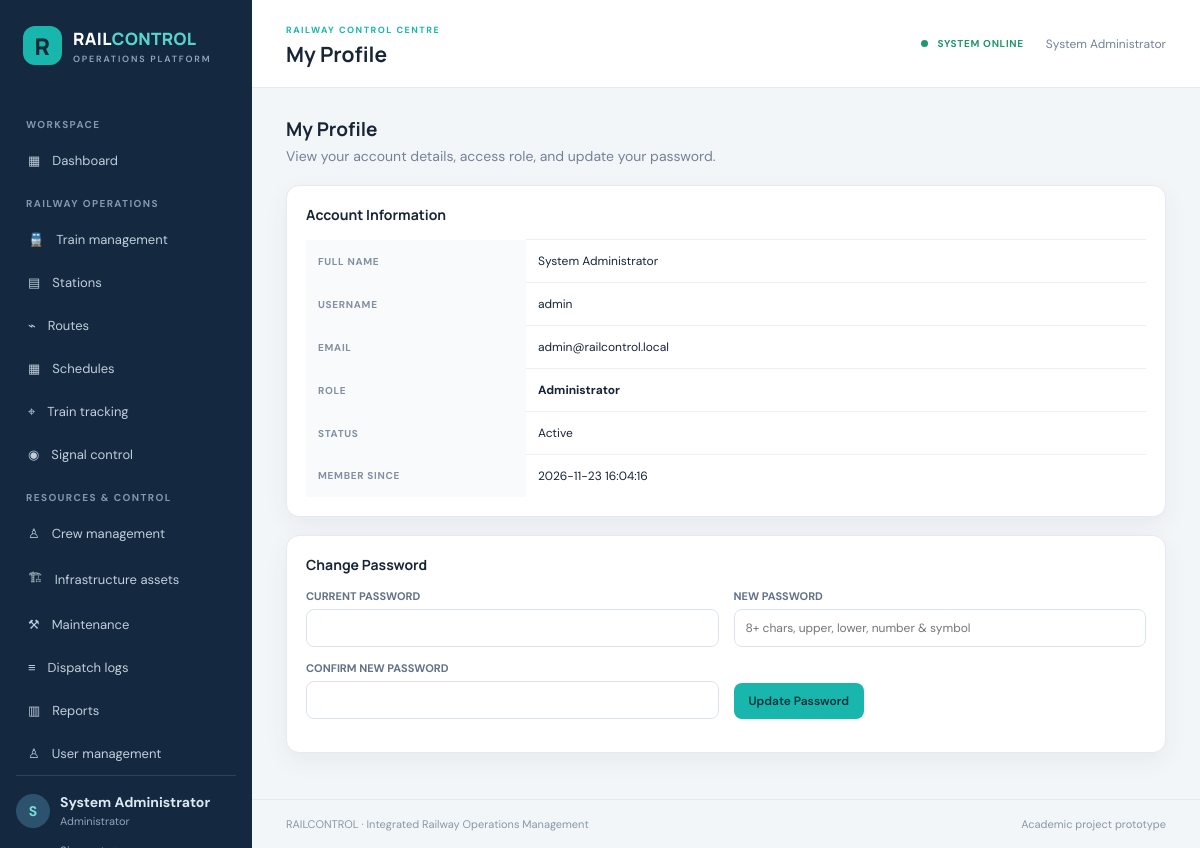
Page /users/profile.php (signed in) on the committed database.
### tables this page shows
CREATE TABLE users (
  id INT AUTO_INCREMENT PRIMARY KEY,
  full_name VARCHAR(100) NOT NULL,
  username VARCHAR(50) NOT NULL UNIQUE,
  email VARCHAR(120) UNIQUE,
  password_hash VARCHAR(255) NOT NULL,
  role ENUM('Administrator','Dispatcher','Engineer','Inspector') NOT NULL DEFAULT 'Inspector',
  status ENUM('Active','Inactive') NOT NULL DEFAULT 'Active',
  created_at TIMESTAMP DEFAULT CURRENT_TIMESTAMP
);

### config/app.php (called while the page is built, shortened)
<?php
function e($value): string
{
    return htmlspecialchars(
        (string) $value,
        ENT_QUOTES,
        'UTF-8'
    );
}
function current_user(): array
{
    return $_SESSION['user'] ?? [];
}

### users/profile.php (the view, shortened to what this page needs)
<?php
require_once __DIR__ . '/../config/app.php';
$me = current_user();
$userId = (int)$me['id'];
$pageTitle = 'My Profile';
$activePage = 'profile';
$stmt = $pdo->prepare("
    SELECT id, full_name, username, email, role, status, created_at
    FROM users
    WHERE id = ?
    LIMIT 1
");
$stmt->execute([$userId]);
$user = $stmt->fetch();
require __DIR__ . '/../includes/header.php';
?>
<div class="page-intro">
    <div>
        <h2>My Profile</h2>
        <p>View your account details, access role, and update your password.</p>
    </div>
</div>
<section class="card">
    <h3 class="section-title">Account Information</h3>
    <div class="table-wrap">
        <table>
            <tr>
                <th style="width: 220px;">Full Name</th>
                <td><?= e($user['full_name']) ?></td>
            </tr>
            <tr>
                <th>Username</th>
                <td><?= e($user['username']) ?></td>
            </tr>
            <tr>
                <th>Email</th>
                <td><?= e($user['email'] ?: '—') ?></td>
            </tr>
            <tr>
                <th>Role</th>
                <td><strong><?= e($user['role']) ?></strong></td>
            </tr>
            <tr>
                <th>Status</th>
                <td><?= e($user['status']) ?></td>
            </tr>
            <tr>
                <th>Member Since</th>
                <td><?= e($user['created_at']) ?></td>
            </tr>
        </table>
    </div>
</section>
<section class="card">
    <h3 class="section-title">Change Password</h3>
    <form method="post" class="form-grid">
        <div class="field">
            <label>CURRENT PASSWORD</label>
            <input
                type="password"
                name="current_password"
                required
                autocomplete="current-password"
            >
        </div>
        <div class="field">
            <label>NEW PASSWORD</label>
            <input
                type="password"
                name="new_password"
                minlength="8"
                required
                placeholder="8+ chars, upper, lower, number & symbol"
                autocomplete="new-password"
            >
        </div>
        <div class="field">
            <label>CONFIRM NEW PASSWORD</label>
            <input
                type="password"
                name="confirm_password"
                minlength="8"
                required
                autocomplete="new-password"
            >
        </div>
        <div class="field" style="align-self: end;">
            <button type="submit" class="btn btn-primary">
                Update Password
            </button>
        </div>
    </form>
</section>
<?php require __DIR__ . '/../includes/footer.php'; ?>

### includes/header.php (shortened to what this page needs)
<?php
require_once __DIR__ . '/../config/app.php';
$pageTitle = $pageTitle ?? 'Operations overview';
$activePage = $activePage ?? '';
$rootPrefix = (
    strpos($_SERVER['SCRIPT_NAME'], '/trains/') !== false ||
    strpos($_SERVER['SCRIPT_NAME'], '/stations/') !== false ||
    strpos($_SERVER['SCRIPT_NAME'], '/routes/') !== false ||
    strpos($_SERVER['SCRIPT_NAME'], '/schedules/') !== false ||
    strpos($_SERVER['SCRIPT_NAME'], '/tracking/') !== false ||
    strpos($_SERVER['SCRIPT_NAME'], '/signals/') !== false ||
    strpos($_SERVER['SCRIPT_NAME'], '/crews/') !== false ||
    strpos($_SERVER['SCRIPT_NAME'], '/maintenance/') !== false ||
    strpos($_SERVER['SCRIPT_NAME'], '/assets_infra/') !== false ||
    strpos($_SERVER['SCRIPT_NAME'], '/assets/') !== false ||
    strpos($_SERVER['SCRIPT_NAME'], '/logs/') !== false ||
    strpos($_SERVER['SCRIPT_NAME'], '/reports/') !== false ||
    strpos($_SERVER['SCRIPT_NAME'], '/users/') !== false
) ? '../' : '';
?>
<!DOCTYPE html>
<html lang="en">
<head>
    <link
        rel="stylesheet"
        href="<?= $rootPrefix ?>assets/css/style.css"
    >
</head>
<body>
<div class="app-shell">
    <aside class="sidebar" id="sidebar">
        <a
            class="brand"
            href="<?= $rootPrefix ?>dashboard.php"
        >
            <span class="brand-mark">
                R
            </span>
            <span>
                RAIL<span class="brand-light">CONTROL</span>
                <small>
                    OPERATIONS PLATFORM
                </small>
            </span>
        </a>
        <div class="nav-label">
            WORKSPACE
        </div>
        <a
            class="nav-link <?= $activePage === 'dashboard' ? 'active' : '' ?>"
            href="<?= $rootPrefix ?>dashboard.php"
        >
            ▦ <span>Dashboard</span>
        </a>
        <div class="nav-label">
            RAILWAY OPERATIONS
        </div>
        <a
            class="nav-link <?= $activePage === 'trains' ? 'active' : '' ?>"
            href="<?= $rootPrefix ?>trains/index.php"
        >
            🚆 <span>Train management</span>
        </a>
        <a
            class="nav-link <?= $activePage === 'stations' ? 'active' : '' ?>"
            href="<?= $rootPrefix ?>stations/index.php"
        >
            ▤ <span>Stations</span>
        </a>
        <a
            class="nav-link <?= $activePage === 'routes' ? 'active' : '' ?>"
            href="<?= $rootPrefix ?>routes/index.php"
        >
            ⌁ <span>Routes</span>
        </a>
        <a
            class="nav-link <?= $activePage === 'schedules' ? 'active' : '' ?>"
            href="<?= $rootPrefix ?>schedules/index.php"
        >
            ▦ <span>Schedules</span>
        </a>
        <a
            class="nav-link <?= $activePage === 'tracking' ? 'active' : '' ?>"
            href="<?= $rootPrefix ?>tracking/index.php"
        >
            ⌖ <span>Train tracking</span>
        </a>
        <a
            class="nav-link <?= $activePage === 'signals' ? 'active' : '' ?>"
            href="<?= $rootPrefix ?>signals/index.php"
        >
            ◉ <span>Signal control</span>
        </a>
        <div class="nav-label">
            RESOURCES & CONTROL
        </div>
        <a
            class="nav-link <?= $activePage === 'crews' ? 'active' : '' ?>"
            href="<?= $rootPrefix ?>crews/index.php"
        >
            ♙ <span>Crew management</span>
        </a>
        <a
            class="nav-link <?= $activePage === 'assets' ? 'active' : '' ?>"
            href="<?= $rootPrefix ?>assets/index.php"
        >
            🏗 <span>Infrastructure assets</span>
        </a>
        <a
            class="nav-link <?= $activePage === 'maintenance' ? 'active' : '' ?>"
            href="<?= $rootPrefix ?>maintenance/index.php"
        >
            ⚒ <span>Maintenance</span>
        </a>
        <a
            class="nav-link <?= $activePage === 'logs' ? 'active' : '' ?>"
            href="<?= $rootPrefix ?>logs/index.php"
        >
            ≡ <span>Dispatch logs</span>
        </a>
        <a
            class="nav-link <?= $activePage === 'reports' ? 'active' : '' ?>"
            href="<?= $rootPrefix ?>reports/index.php"
        >
            ▥ <span>Reports</span>
        </a>
        <?php if ((current_user()['role'] ?? '') === 'Administrator'): ?>
            <a
                class="nav-link <?= $activePage === 'users' ? 'active' : '' ?>"
                href="<?= $rootPrefix ?>users/index.php"
            >
                ♙ <span>User management</span>
            </a>
        <?php endif; ?>
        <div class="sidebar-bottom">
            <div class="user-chip">
                <div class="avatar">
                    <?= e(strtoupper(substr(current_user()['full_name'] ?? 'U', 0, 1))) ?>
                </div>
                <div>
                    <b>
                        <?= e(current_user()['full_name'] ?? 'User') ?>
                    </b>
                    <small>
                        <?= e(current_user()['role'] ?? '') ?>
                    </small>
                </div>
            </div>
            <a
                class="logout-link"
                href="<?= $rootPrefix ?>logout.php"
            >
            </a>
        </div>
    </aside>
    <main class="main-area">
        <header class="topbar">
            <div>
                <span class="eyebrow">
                    RAILWAY CONTROL CENTRE
                </span>
                <h1>
                    <?= e($pageTitle) ?>
                </h1>
            </div>
            <div class="topbar-right">
                <span class="system-live">
                    <i></i> SYSTEM ONLINE
                </span>
                <span class="top-user">
                    <?= e(current_user()['full_name'] ?? '') ?>
                </span>
            </div>
        </header>
        <div class="content">

### assets/css/style.css (style rules this page uses)
:root { --navy:#14283f;--navy2:#1d3854;--teal:#19b6ad;--bg:#f3f6f9;--white:#fff;--ink:#182536;--muted:#748296;--line:#e4eaf0;--red:#d9534f;--amber:#e5a32c;--green:#21976b;--shadow:0 8px 24px rgba(24,45,70,.06) }
* { box-sizing:border-box }
body { margin:0;background:var(--bg);color:var(--ink);font:14px 'DM Sans',sans-serif }
.app-shell { min-height:100vh }
.sidebar { width:252px;background:var(--navy);color:#dce7f0;position:fixed;inset:0 auto 0 0;padding:24px 16px;display:flex;flex-direction:column;z-index:10;overflow-y:auto }
.brand { display:flex;gap:11px;align-items:center;color:white;text-decoration:none;font:800 17px Manrope;margin:2px 7px 38px;letter-spacing:.4px }
.brand-mark { display:grid;place-items:center;background:var(--teal);color:#092b38;width:39px;height:39px;border-radius:12px;font-size:23px }
.brand-light { color:#56d5cc }
.brand small { display:block;color:#91a8bb;font:600 9px 'DM Sans';letter-spacing:1.8px;margin-top:3px }
.nav-label { font-size:10px;letter-spacing:1.4px;color:#8298ac;font-weight:700;margin:15px 10px 8px }
.nav-link { display:flex;align-items:center;gap:12px;text-decoration:none;color:#c0cfdb;padding:11px 12px;border-radius:9px;margin:2px 0;font-size:13px }
.sidebar-bottom { margin-top:auto;border-top:1px solid #2b435a;padding-top:17px }
.user-chip { display:flex;gap:10px;align-items:center }
.avatar { width:34px;height:34px;border-radius:50%;background:#2c526e;color:#75e1d8;display:grid;place-items:center;font-weight:700 }
.user-chip b,.user-chip small { display:block }
.user-chip small { color:#8fa5b8;font-size:11px;margin-top:3px }
.logout-link { display:block;color:#9fb3c4;text-decoration:none;margin:15px 0 0 44px;font-size:12px }
.main-area { margin-left:252px;min-height:100vh;display:flex;flex-direction:column }
.topbar { height:88px;background:#fff;border-bottom:1px solid var(--line);display:flex;align-items:center;padding:0 34px;gap:16px;position:sticky;top:0;z-index:5 }
.eyebrow { font-size:9px;color:var(--teal);font-weight:700;letter-spacing:1.5px }
.topbar h1 { font:700 21px Manrope;margin:3px 0 0 }
.topbar-right { margin-left:auto;display:flex;align-items:center;gap:22px;color:var(--muted);font-size:12px }
.system-live { color:var(--green);font-weight:700;font-size:10px;letter-spacing:.7px }
.system-live i { display:inline-block;width:7px;height:7px;background:var(--green);border-radius:50%;margin-right:6px }
.content { padding:28px 34px;flex:1;max-width:1500px;width:100%;margin:0 auto }
.page-intro { display:flex;justify-content:space-between;align-items:center;margin-bottom:20px }
.page-intro p { color:var(--muted);margin:5px 0 0 }
.page-intro h2 { font:700 19px Manrope;margin:0 }
.btn { border:0;border-radius:8px;padding:10px 15px;background:var(--navy2);color:white;text-decoration:none;font:600 12px 'DM Sans';cursor:pointer;display:inline-flex;align-items:center;gap:7px }
.btn-primary { background:var(--teal);color:#07333a }
.card { background:#fff;border:1px solid var(--line);border-radius:13px;padding:19px;box-shadow:var(--shadow);margin-bottom:18px }
.table-wrap { overflow-x:auto }
table { border-collapse:collapse;width:100%;min-width:650px }
th { text-align:left;font-size:10px;letter-spacing:.7px;text-transform:uppercase;color:#8290a0;background:#f8fafc;padding:12px }
td { padding:13px 12px;border-top:1px solid #edf1f5;font-size:12px }
.field { margin-bottom:14px }
.field label { display:block;font-size:11px;color:#637286;font-weight:700;margin-bottom:6px }
.field input,.field select,.field textarea,.toolbar input,.toolbar select { width:100%;border:1px solid #dce4eb;border-radius:8px;padding:10px 11px;background:white;font:12px 'DM Sans';color:var(--ink) }
.form-grid { display:grid;grid-template-columns:repeat(2,minmax(0,1fr));gap:0 15px }
.section-title { font:700 14px Manrope;margin:0 0 15px }

### rows in the picture
users: full_name "S", full_name "System Administrator", role "Administrator", username "admin", email "admin@railcontrol.local", status "Active", created_at "2026-11-23 16:04:16"

### other values in the picture
$pageTitle "My Profile"
